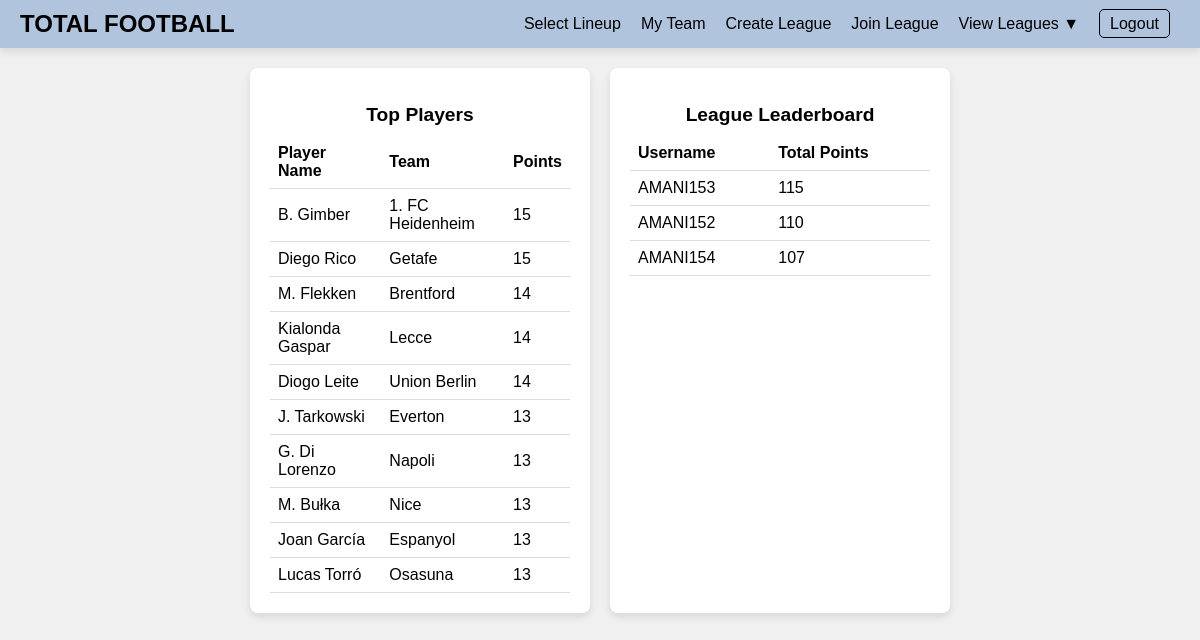
Screenshot of /homepage with the database file from the repository.
### totalfootball/models.py (models this page shows, shortened)
class Player(models.Model):
    name = models.CharField(max_length=100)
    team = models.CharField(max_length=100)
    league = models.CharField(max_length=100)
    position = models.CharField(max_length=50)
    price = models.DecimalField(max_digits=10, decimal_places=2)
    points = models.IntegerField(default=0)
    past_points = models.IntegerField(default=0)
    goals = models.IntegerField(default=0)
    assists = models.IntegerField(default=0)
    tackles = models.IntegerField(default=0)
    saves = models.IntegerField(default=0)
    duels = models.IntegerField(default=0)
    new_goals = models.IntegerField(default=0)
    new_assists = models.IntegerField(default=0)
    new_tackles = models.IntegerField(default=0)
    new_saves = models.IntegerField(default=0)
    new_duels = models.IntegerField(default=0)
    last_updated = models.DateTimeField(null=True, blank=True)
    api_football_id = models.IntegerField(unique=True, null=True, blank=True)
    team_api_id = models.IntegerField(null=True, blank=True)
    league_api_id = models.IntegerField(null=True, blank=True)

class User(AbstractUser):
    email = models.EmailField(unique=True)
    team_name = models.CharField(max_length=100, blank=True, null=True)
    profile_image = models.ImageField(upload_to='profile_images/', blank=True, null=True)
    leagues = models.ManyToManyField('League', related_name='members', blank=True)

### totalfootball/views.py (the view)
# urls.py: path('homepage', homepage_action, name="homepage"),
def homepage_action(request):
    top_players = Player.objects.order_by('-past_points')[:10]
    teams = LeagueTeam.objects.all()
    team_points = []
    for team in teams:
        captain_points = 0
        non_captain_points = 0
        if team.captain:
            captain_points = (team.captain.points or 0) * 2
        non_captain_points = team.players.exclude(id=team.captain_id).aggregate(
            total=Sum('past_points')
        )['total'] or 0
        total_points = captain_points + non_captain_points
        team_points.append({
            'username': team.user.username,
            'total_points': total_points,
        })
    top_users = sorted(team_points, key=lambda x: x['total_points'], reverse=True)[:10]
    context = {
        'top_players': top_players,
        'top_users': top_users,
    }
    return render(request, 'homepage.html', context)

### totalfootball/templates/homepage.html
{% extends "base.html" %}
{% load static %}
{% block head %}
    <link rel="stylesheet" href="../static/homepage.css">
    <link rel="stylesheet" href="../static/header.css">
{% endblock %}
{% block content %}
        <div class="leaderboard-container">
            <div class="leaderboard">
                <h2>Top Players</h2>
                <table>
                    <thead>
                        <tr>
                            <th>Player Name</th>
                            <th>Team</th>
                            <th>Points</th>
                        </tr>
                    </thead>
                    <tbody>
                        {% for player in top_players %}
                            <tr>
                                <td>{{ player.name }}</td>
                                <td>{{ player.team }}</td>
                                <td>{{ player.past_points }}</td>
                            </tr>
                        {% empty %}
                            <tr>
                                <td colspan="3">No players available.</td>
                            </tr>
                        {% endfor %}
                    </tbody>
                </table>
            </div>
            <div class="leaderboard">
                <h2>League Leaderboard</h2>
                <table>
                    <thead>
                        <tr>
                            <th>Username</th>
                            <th>Total Points</th>
                        </tr>
                    </thead>
                    <tbody>
                        {% for team in top_users %}
                            <tr>
                                <td>{{ team.username }}</td>
                                <td>{{ team.total_points }}</td>
                            </tr>
                        {% empty %}
                            <tr>
                                <td colspan="2">No users available.</td>
                            </tr>
                        {% endfor %}
                    </tbody>
                </table>
            </div>
        </div>
{% endblock %}

### totalfootball/templates/base.html (shortened to what this page needs)
<!DOCTYPE html>
<html lang="en">
<head>
    {% load static %}
    {% block head %}
    {% endblock %}
</head>
<body>
    <div class="header-box" id="id_header_div">
        <div class="centered" id="id_site_name">
            <a href="/homepage">TOTAL FOOTBALL</a>
        </div>
        <div class="bottom" id="id_nav_global_stream">
            <a href="/select-lineup">Select Lineup</a>
        </div>
        <div class="bottom" id="id_nav_follower_stream">
            <a href="/my-team">My Team</a>
        </div>
        <div class="bottom" id="id_nav_follower_stream">
            <a href="/create-league">Create League</a>
        </div>
        <div class="bottom" id="id_nav_follower_stream">
            <a href="/join-league">Join League</a>
        </div>
        <div class="bottom dropdown" id="id_nav_view_leagues">
            <span>View Leagues ▼</span>
        </div>
        <div class="bottom" id="id_nav_logout">
            <a href="/logout">Logout</a>
        </div>
    </div>
    {% block content %}
    {% endblock %}
</body>
</html>

### totalfootball/static/homepage.css (style rules this page uses)
.leaderboard-container { display: flex; justify-content: center; padding: 20px; gap: 20px; }
.leaderboard { background-color: #fff; border-radius: 8px; padding: 20px; box-shadow: 0 4px 8px rgba(0, 0, 0, 0.1); width: 300px; }
.leaderboard h2 { font-size: 1.2rem; margin-bottom: 10px; text-align: center; }
table { width: 100%; border-collapse: collapse; }
th, td { padding: 8px; text-align: left; border-bottom: 1px solid #ddd; }
th { font-weight: bold; }

### totalfootball/static/header.css (style rules this page uses)
body { margin: 0; font-family: Arial, sans-serif; background-color: #f0f0f0; }
.header-box { display: flex; align-items: center; justify-content: space-between; background-color: #b0c4de; padding: 10px 20px; box-shadow: 0 4px 8px rgba(0, 0, 0, 0.1); }
#id_site_name a { font-size: 1.5rem; font-weight: bold; color: #000; text-decoration: none; }
#id_site_name { flex: 1; }
.bottom { margin: 0 10px; }
.bottom a { color: #000; text-decoration: none; font-size: 1rem; }
#id_nav_logout a { padding: 5px 10px; border: 1px solid #000; border-radius: 5px; }
.dropdown { position: relative; display: inline-block; }

### rows the page displays
Player: name "B. Gimber", team "1. FC Heidenheim", past_points "15"
Player: name "Diego Rico", team "Getafe", past_points "15"
Player: name "M. Flekken", team "Brentford", past_points "14"
Player: name "Kialonda Gaspar", team "Lecce", past_points "14"
Player: name "Diogo Leite", team "Union Berlin", past_points "14"
Player: name "J. Tarkowski", team "Everton", past_points "13"
Player: name "G. Di Lorenzo", team "Napoli", past_points "13"
Player: name "M. Bułka", team "Nice", past_points "13"
Player: name "Joan García", team "Espanyol", past_points "13"
Player: name "Lucas Torró", team "Osasuna", past_points "13"
User: username "AMANI153"
User: username "AMANI152"
User: username "AMANI154"

### other values shown
{{ team.total_points }} "115" "110" "107"
